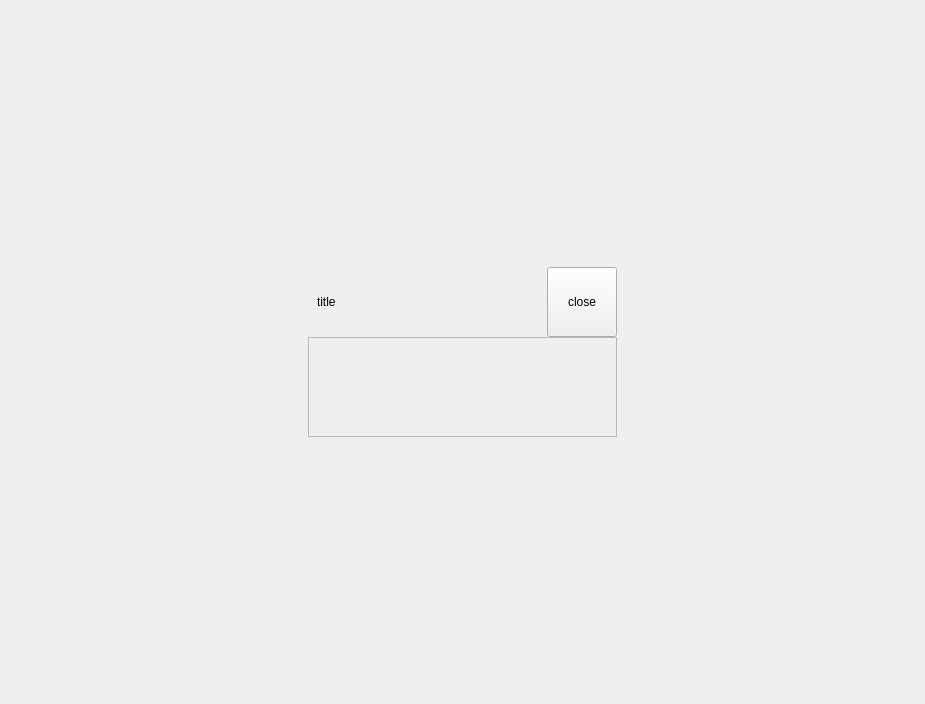
<?xml version="1.0" encoding="UTF-8"?>
<ui version="4.0">
 <class>BackgroundContainer</class>
 <widget class="QFrame" name="BackgroundContainer">
  <property name="geometry">
   <rect>
    <x>0</x>
    <y>0</y>
    <width>925</width>
    <height>704</height>
   </rect>
  </property>
  <layout class="QHBoxLayout" name="horizontalLayout">
   <property name="spacing">
    <number>0</number>
   </property>
   <property name="leftMargin">
    <number>0</number>
   </property>
   <property name="topMargin">
    <number>0</number>
   </property>
   <property name="rightMargin">
    <number>0</number>
   </property>
   <property name="bottomMargin">
    <number>0</number>
   </property>
   <item>
    <spacer name="horizontalSpacer">
     <property name="orientation">
      <enum>Qt::Horizontal</enum>
     </property>
     <property name="sizeHint" stdset="0">
      <size>
       <width>40</width>
       <height>20</height>
      </size>
     </property>
    </spacer>
   </item>
   <item>
    <layout class="QVBoxLayout" name="verticalLayout">
     <property name="spacing">
      <number>0</number>
     </property>
     <item>
      <spacer name="verticalSpacer">
       <property name="orientation">
        <enum>Qt::Vertical</enum>
       </property>
       <property name="sizeHint" stdset="0">
        <size>
         <width>20</width>
         <height>40</height>
        </size>
       </property>
      </spacer>
     </item>
     <item>
      <widget class="QFrame" name="topBackground">
       <property name="minimumSize">
        <size>
         <width>0</width>
         <height>70</height>
        </size>
       </property>
       <property name="maximumSize">
        <size>
         <width>16777215</width>
         <height>70</height>
        </size>
       </property>
       <property name="frameShape">
        <enum>QFrame::NoFrame</enum>
       </property>
       <property name="frameShadow">
        <enum>QFrame::Raised</enum>
       </property>
       <layout class="QHBoxLayout" name="horizontalLayout_3">
        <property name="spacing">
         <number>0</number>
        </property>
        <property name="topMargin">
         <number>0</number>
        </property>
        <property name="rightMargin">
         <number>0</number>
        </property>
        <property name="bottomMargin">
         <number>0</number>
        </property>
        <item>
         <widget class="QLabel" name="labelContainerTitle">
          <property name="minimumSize">
           <size>
            <width>0</width>
            <height>70</height>
           </size>
          </property>
          <property name="maximumSize">
           <size>
            <width>16777215</width>
            <height>70</height>
           </size>
          </property>
          <property name="text">
           <string notr="true">title</string>
          </property>
         </widget>
        </item>
        <item>
         <spacer name="horizontalSpacer_3">
          <property name="orientation">
           <enum>Qt::Horizontal</enum>
          </property>
          <property name="sizeHint" stdset="0">
           <size>
            <width>40</width>
            <height>20</height>
           </size>
          </property>
         </spacer>
        </item>
        <item>
         <widget class="QPushButton" name="buttonCloseWidget">
          <property name="minimumSize">
           <size>
            <width>70</width>
            <height>70</height>
           </size>
          </property>
          <property name="maximumSize">
           <size>
            <width>70</width>
            <height>70</height>
           </size>
          </property>
          <property name="text">
           <string notr="true">close</string>
          </property>
         </widget>
        </item>
       </layout>
      </widget>
     </item>
     <item>
      <widget class="QFrame" name="centralFrame">
       <property name="minimumSize">
        <size>
         <width>100</width>
         <height>100</height>
        </size>
       </property>
       <property name="frameShape">
        <enum>QFrame::StyledPanel</enum>
       </property>
       <property name="frameShadow">
        <enum>QFrame::Raised</enum>
       </property>
       <layout class="QVBoxLayout" name="centralLayout"/>
      </widget>
     </item>
     <item>
      <spacer name="verticalSpacer_2">
       <property name="orientation">
        <enum>Qt::Vertical</enum>
       </property>
       <property name="sizeHint" stdset="0">
        <size>
         <width>20</width>
         <height>40</height>
        </size>
       </property>
      </spacer>
     </item>
    </layout>
   </item>
   <item>
    <spacer name="horizontalSpacer_2">
     <property name="orientation">
      <enum>Qt::Horizontal</enum>
     </property>
     <property name="sizeHint" stdset="0">
      <size>
       <width>40</width>
       <height>20</height>
      </size>
     </property>
    </spacer>
   </item>
  </layout>
 </widget>
 <resources/>
 <connections/>
</ui>
